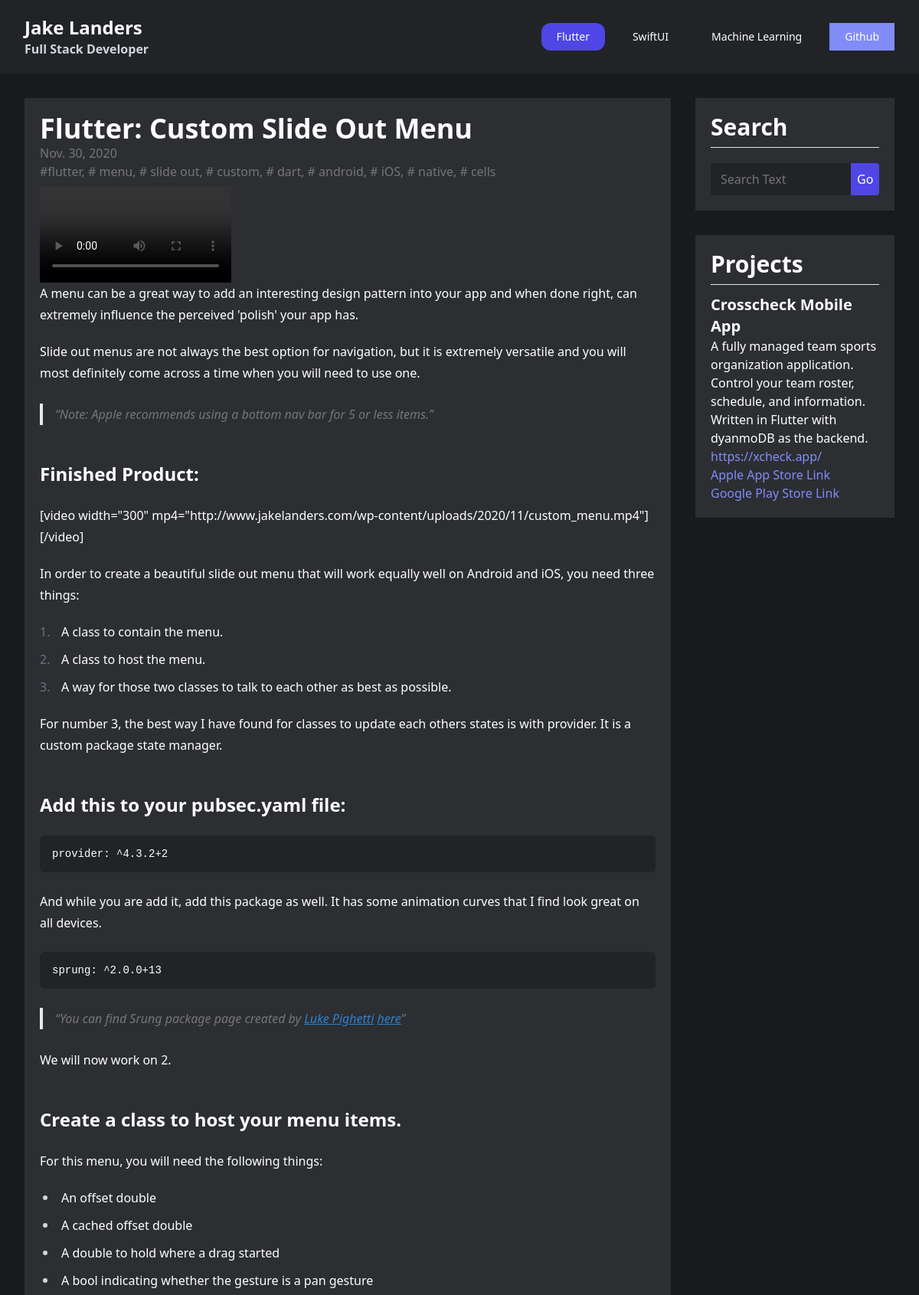
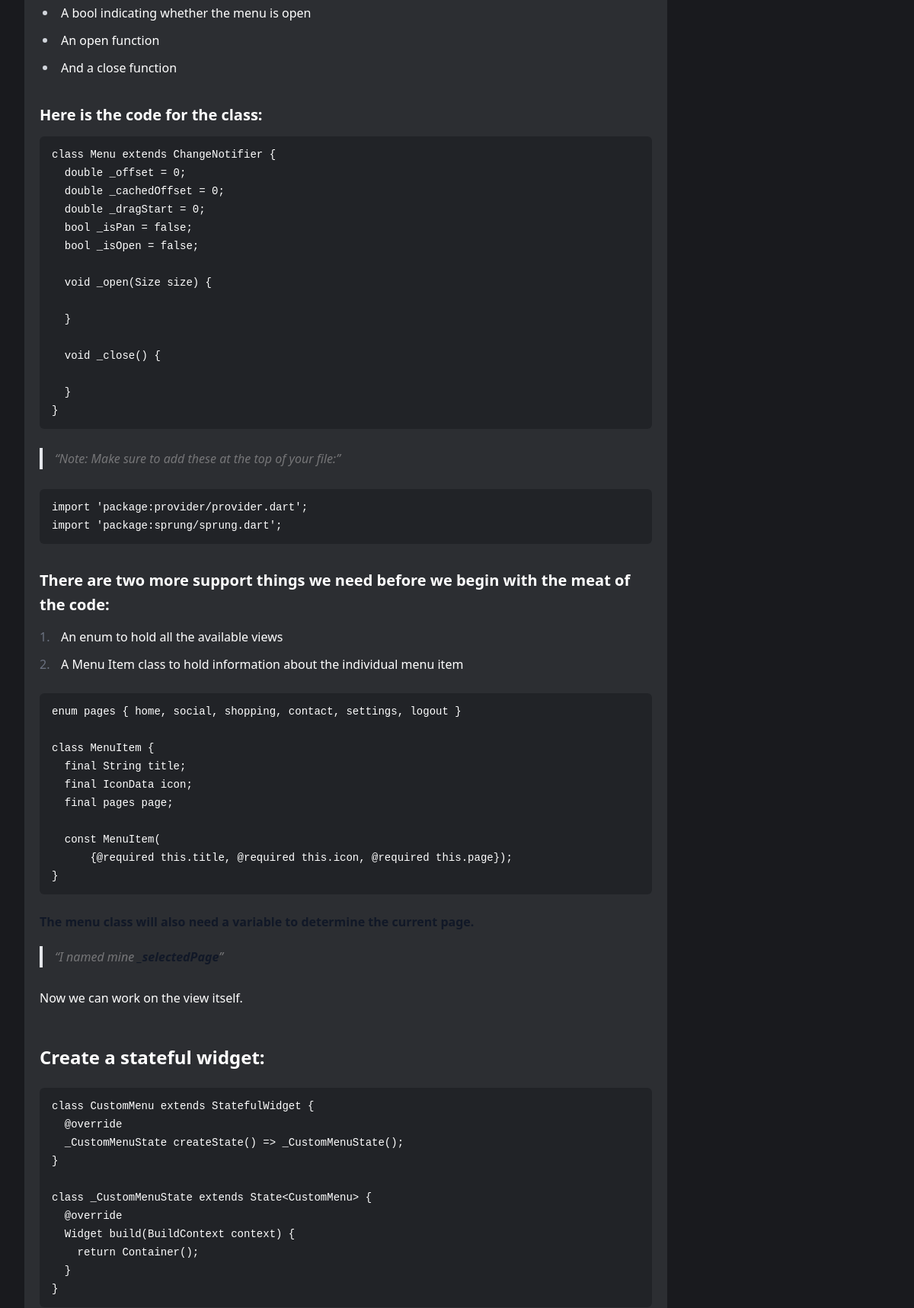
Screenshot of /flutter/13/ (upper part) with the database file from the repository (2 pictures, top to bottom).
### blog/models.py (models this page shows, shortened)
class Article(models.Model):
    title = models.CharField(max_length=200)
    category = models.ForeignKey(Category, on_delete=models.CASCADE)
    date = models.DateField("date posted")
    description = models.TextField(default="")
    body = models.TextField()
    tags = models.CharField(max_length=200, default="")
    def get_tags(self):
        if self.tags == "":
            return ""
        else:
            list_tags = self.tags.split(",")
            tag_str = ""
            for i in list_tags:
                if i == list_tags[-1]:
                    tag_str = tag_str + "#{}".format(i)
                else:
                    tag_str = tag_str + "#{}, ".format(i)
            return tag_str

class Video(models.Model):
    video = models.FileField(upload_to="assets/", default="", blank=True)
    name = models.CharField(max_length=100, default="")
    article = models.ForeignKey(Article, on_delete=models.CASCADE)

### blog/views.py (the view, shortened to what this page needs)
# urls.py: path("<str:category>/<int:id>/", views.article_detail, name="article_detail",),
def article_detail(request, category, id):
    article = Article.objects.get(id=id)
    article.body = md.markdown(
        article.body,
        extensions=[
            "markdown.extensions.fenced_code",
            "markdown.extensions.extra",
            "markdown.extensions.toc",
        ],
    )
    replies = Reply.objects.filter(article__id=id)
    images = Image.objects.filter(article__id=id)
    videos = Video.objects.filter(article__id=id)
    return render(
        request,
        "blog/articles/article.html",
        {"article": article, "replies": replies, "images": images, "videos": videos},
    )

### templates/blog/articles/article.html (shortened to what this page needs)
{% extends "base.html" %}
{% load static %}
{% block content %}
<head>
</head>
<div>
    <div class="p-5 bg-cgray-600 space-y-4">
        <div class="">
            <h1 class="text-4xl font-extrabold">
                {{ article.title }}
            </h1>
            <h2 class="text-md text-cgray-400">
                {{ article.date }}
            </h2>
            <p class="pb-2 text-cgray-400">
                {{ article.get_tags }}
            </p>
        </div>
        <div class="grid grid-cols-1 lg:grid-cols-2 md:gap-8">
            {% for video in videos %}
            <div class="rounded-md">
                <video width="250" controls>
                    <source src=" {{ video.video.url }}" type="video/mp4">
                    <source src="{{ video.video.url }}" type="video/ogg">
                </video>
            </div>
            {% endfor %}
        </div>
        <article class="prose sm:max-w-none md:max-w-5xl content-center">
            {{ article.body | safe }}
        </article>
    </div>
</div>
</div>
{% endblock content %}

### blog/static/css/styles.css (style rules this page uses)
html { -moz-tab-size:4;-o-tab-size:4;tab-size:4;line-height:1.15;-webkit-text-size-adjust:100% }
body { margin:0;font-family:system-ui,-apple-system,Segoe UI,Roboto,Helvetica,Arial,sans-serif,Apple Color Emoji,Segoe UI Emoji }
b,strong { font-weight:bolder }
code,kbd,pre,samp { font-family:ui-monospace,SFMono-Regular,Consolas,Liberation Mono,Menlo,monospace;font-size:1em }
blockquote,dd,dl,figure,h1,h2,h3,h4,h5,h6,hr,p,pre { margin:0 }
fieldset,ol,ul { margin:0;padding:0 }
ol,ul { list-style:none }
html { font-family:ui-sans-serif,system-ui,-apple-system,BlinkMacSystemFont,Segoe UI,Roboto,Helvetica Neue,Arial,Noto Sans,sans-serif,Apple Color Emoji,Segoe UI Emoji,Segoe UI Symbol,Noto Color Emoji;line-height:1.5 }
body { font-family:inherit;line-height:inherit }
*,:after,:before { box-sizing:border-box;border:0 solid }
h1,h2,h3,h4,h5,h6 { font-size:inherit;font-weight:inherit }
a { color:inherit;text-decoration:inherit }
code,kbd,pre,samp { font-family:ui-monospace,SFMono-Regular,Menlo,Monaco,Consolas,Liberation Mono,Courier New,monospace }
audio,canvas,embed,iframe,img,object,svg,video { display:block;vertical-align:middle }
img,video { max-width:100%;height:auto }
*,:after,:before { --tw-border-opacity:1;border-color:rgba(229,231,235,var(--tw-border-opacity)) }
.prose { color:#fff;max-width:65ch }
.prose a { color:#3182ce;text-decoration:underline;font-weight:500 }
.prose strong { color:#111827;font-weight:600 }
.prose ol>li { position:relative;padding-left:1.75em }
.prose ol>li:before { content:counter(list-item,var(--list-counter-style,decimal)) ".";position:absolute;font-weight:400;color:#6b7280;left:0 }
.prose ul>li { position:relative;padding-left:1.75em }
.prose ul>li:before { content:"";position:absolute;background-color:#d1d5db;border-radius:50%;width:.375em;height:.375em;top:.6875em;left:.25em }
.prose blockquote { font-weight:500;font-style:italic;color:#767678;border-left-width:.25rem;border-left-color:#e5e7eb;quotes:"\201C""\201D""\2018""\2019";margin-top:1.6em;margin-bottom:1.6em;padding-left:1em }
.prose blockquote p:first-of-type:before { content:open-quote }
.prose blockquote p:last-of-type:after { content:close-quote }
.prose h2 { color:#fff;font-weight:700;font-size:1.5em;margin-top:2em;margin-bottom:1em;line-height:1.3333333 }
.prose h3 { color:#fff;font-weight:600;font-size:1.25em;margin-top:1.6em;margin-bottom:.6em;line-height:1.6 }
.prose h4 { color:#111827;font-weight:600;margin-top:1.5em;margin-bottom:.5em;line-height:1.5 }
.prose code { color:#111827;font-weight:600;font-size:.875em }
.prose code:after,.prose code:before { content:"`" }
.prose pre { color:#fff;background-color:#212327;overflow-x:auto;font-size:.875em;line-height:1.7142857;margin-top:1.7142857em;margin-bottom:1.7142857em;border-radius:.375rem;padding:.8571429em 1.1428571em }
.prose pre code { background-color:initial;border-width:0;border-radius:0;padding:0;font-weight:400;color:inherit;font-size:inherit;font-family:inherit;line-height:inherit }
.prose pre code:after,.prose pre code:before { content:none }
.prose { font-size:1rem;line-height:1.75 }
.prose p { margin-top:1.25em;margin-bottom:1.25em }
.prose ol,.prose ul { margin-top:1.25em;margin-bottom:1.25em }
.prose li { margin-top:.5em;margin-bottom:.5em }
.prose h2+*,.prose h3+*,.prose h4+*,.prose hr+* { margin-top:0 }
.prose>:first-child { margin-top:0 }
.grid { display:grid }
.content-center { align-content:center }
.bg-cgray-800 { --tw-bg-opacity:1;background-color:rgba(25,26,30,var(--tw-bg-opacity)) }
.bg-cgray-600 { --tw-bg-opacity:1;background-color:rgba(44,46,50,var(--tw-bg-opacity)) }
.p-5 { padding:1.25rem }
.pb-2 { padding-bottom:.5rem }
.text-4xl { font-size:2.25rem;line-height:2.5rem }
.font-extrabold { font-weight:800 }
.text-white { --tw-text-opacity:1;color:rgba(255,255,255,var(--tw-text-opacity)) }
.text-cgray-400 { --tw-text-opacity:1;color:rgba(118,118,120,var(--tw-text-opacity)) }
@media (min-width:640px) { .sm\:max-w-none { max-width:none } }
@media (min-width:768px) { .md\:max-w-5xl { max-width:64rem } }
@media (min-width:768px) { .md\:gap-8 { gap:2rem } }

### rows the page displays
Article: title "Flutter: Custom Slide Out Menu", date "Nov. 30, 2020", get_tags "#flutter, # menu, # slide out, # custom, # dart, # android, # iOS, # native, # cells", body "A menu can be a great way to add an interesting design pattern into your app and when done right, can extremely influence the perceived 'polish' your app has. Slide out menus are not always the best option for navigation, but it is extremely versatile and you will most definitely come across a time when you will need to use one. Note: Apple recommends using a bottom nav bar for 5 or less items. Finished Product: [video width=\"300\" mp4=\"http://www.jakelanders.com/wp-content/uploads/2020/11/custom_menu.mp4\"][/video] In order to create a beautiful slide out menu that will work equally well on Android and iOS, you need three things: A class to contain the menu. A class to host the menu. A way…"
